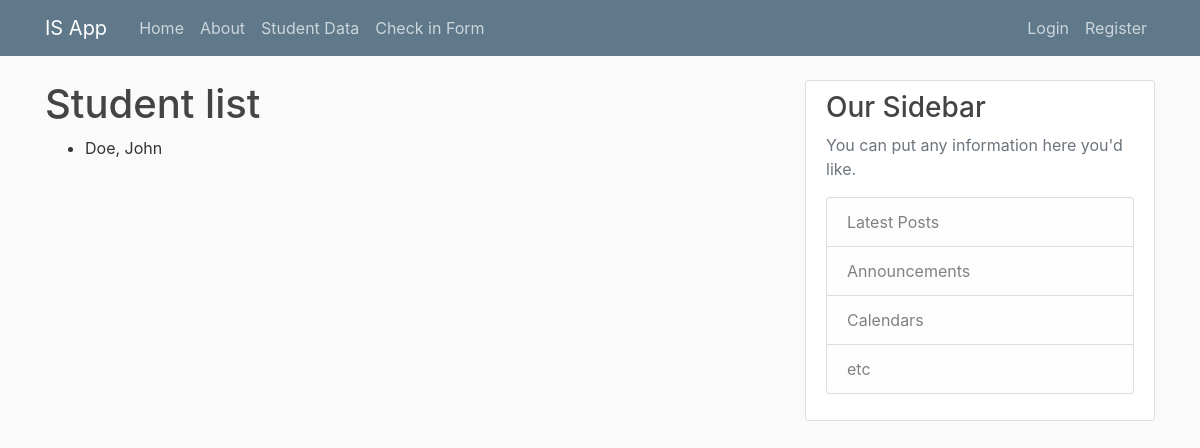
The app's page /checkin/data/, older data.
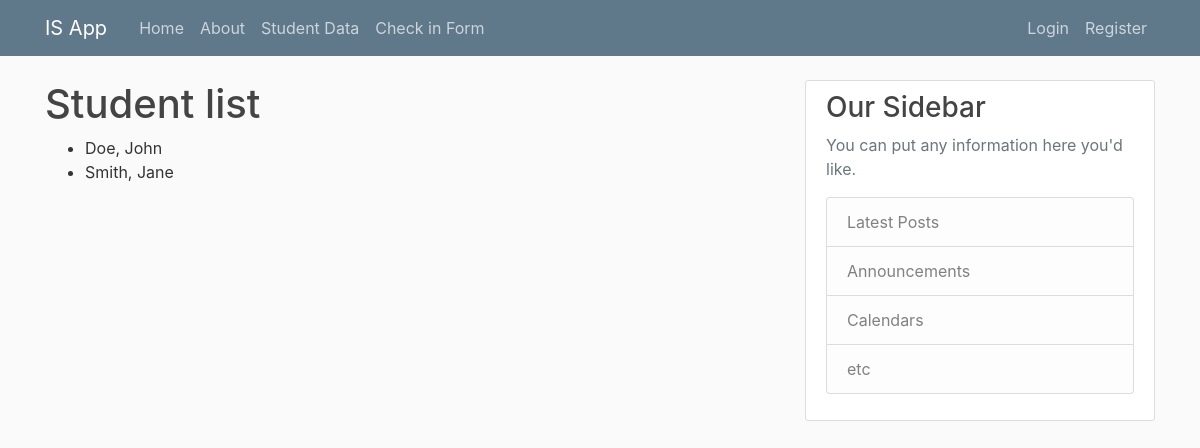
The same page, newer data.
### checkin/models.py (models this page shows, shortened)
class Student(models.Model):
    first_name = models.CharField(max_length=50, help_text="Student first name.")
    last_name = models.CharField(max_length=50, help_text="Student last name.")
    course = models.ManyToManyField(Course, help_text="Select courses student is enrolled in.", null=True, blank=True, default='')

### checkin/views.py (the view)
# urls.py: path('data/', views.Data.as_view(), name='checkin-data'),
class Data(generic.ListView):
    model = Student

### checkin/templates/checkin/student_list.html
{% extends "checkin/base.html" %}
{% block content %}
<h1>Student list</h1>
    {% if student_list %}
    <ul>
        {% for student in student_list %}
        <li>
            <a href="#"></a> {{student.last_name}}, {{student.first_name}}
        </li>
        {% endfor %}
    </ul>
    {% else %}
        <p> There are no students.</p>
    {% endif %}
{% endblock content %}

### checkin/templates/checkin/base.html (shortened to what this page needs)
{% load static %}
<!DOCTYPE html>
<html lang="en">
<head>
    <link rel="stylesheet" href="https://maxcdn.bootstrapcdn.com/bootstrap/4.0.0/css/bootstrap.min.css"
>
    <link rel="stylesheet" type="text/css" href="{% static 'checkin/main.css' %}">
</head>
<body>
<header class="site-header">
    <nav class="navbar navbar-expand-md navbar-dark bg-steel fixed-top">
        <div class="container">
            <a class="navbar-brand mr-4" href="{% url 'checkin-home' %}">IS App</a>
            <div class="collapse navbar-collapse" id="navbarToggle">
                <div class="navbar-nav mr-auto">
                    <a class="nav-item nav-link" href="{% url 'checkin-home' %}">Home</a>
                    <a class="nav-item nav-link" href="{% url 'checkin-about' %}">About</a>
                    <a class="nav-item nav-link" href="{% url 'checkin-data' %}"> Student Data</a>
                    <a class="nav-item nav-link" href="{% url 'checkin-student_contact' %}">Check in Form</a>
                </div>
                <div class="navbar-nav">
                    {% if user.is_authenticated %}
                    <a class="nav-item nav-link" href="{% url 'logout' %}">Logout</a>
                    <a class="nav-item nav-link" href="{% url 'profile' %}">Profile</a>
                    {% else %}
                    <a class="nav-item nav-link" href="{% url 'login' %}">Login</a>
                    <a class="nav-item nav-link" href="{% url 'register' %}">Register</a>
                    {% endif %}
                </div>
            </div>
        </div>
    </nav>
</header>
<main role="main" class="container">
    <div class="row">
        <div class="col-md-8">
            {% block content %}{% endblock %}
        </div>
        <div class="col-md-4">
            <div class="content-section">
                <h3>Our Sidebar</h3>
                <p class='text-muted'>You can put any information here you'd like.
                <ul class="list-group">
                    <li class="list-group-item list-group-item-light">Latest Posts</li>
                    <li class="list-group-item list-group-item-light">Announcements</li>
                    <li class="list-group-item list-group-item-light">Calendars</li>
                    <li class="list-group-item list-group-item-light">etc</li>
                </ul>
                </p>
            </div>
        </div>
    </div>
</main>
</body>
</html>

### checkin/static/checkin/main.css (style rules this page uses)
body { background: #fafafa; color: #333333; margin-top: 5rem; }
h1, h2, h3, h4, h5, h6 { color: #444444; }
ul { margin: 0; }
.bg-steel { background-color: #5f788a; }
.site-header .navbar-nav .nav-link { color: #cbd5db; }
.content-section { background: #ffffff; padding: 10px 20px; border: 1px solid #dddddd; border-radius: 3px; margin-bottom: 20px; }

Row changes from the older to the newer data that the page shows:
added Student: last_name "Smith", first_name "Jane"
